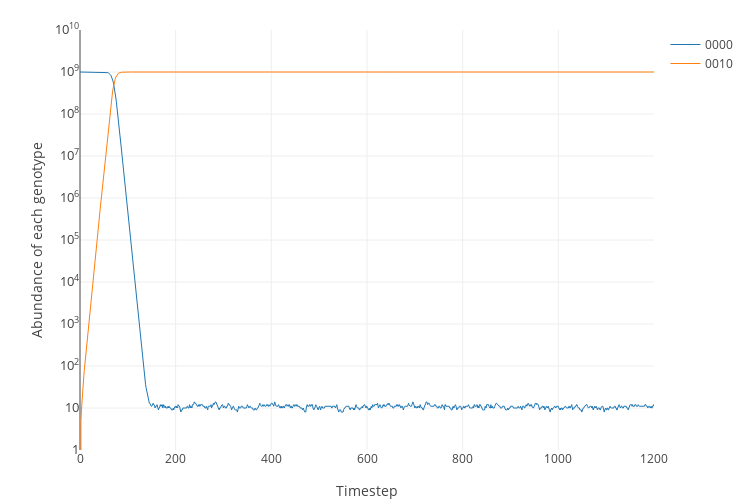

The notebook cell saved with this chart:
### Code cell
# AM alone
sim = simulate(dataset2.loc['AM'].tolist())
plot_simulation(sim)

### Figure 1 — Plotly figure (JSON) as saved in the notebook; plotly's stock layout.template omitted (floating-point values rounded to 4 significant figures; data arrays with more than 128 entries replaced by an {"elided": "..."} marker saying what was removed)
{"data": [{"line": {"width": 1}, "name": "0000", "type": "scatter", "uid": "c853a274-fe66-11e8-8898-bf27b4522b5e", "x": {"elided": "1201 int values"}, "y": {"elided": "1201 int values"}}, {"line": {"width": 1}, "name": "0010", "type": "scatter", "uid": "c853a275-fe66-11e8-bb31-bf27b4522b5e", "x": {"elided": "1201 int values"}, "y": {"elided": "1201 int values"}}], "layout": {"height": 500, "margin": {"b": 50, "t": 30}, "width": 750, "xaxis": {"title": "Timestep"}, "yaxis": {"exponentformat": "power", "range": [0, 10], "tickfont": {"size": 10}, "title": "Abundance of each genotype", "type": "log"}}}
